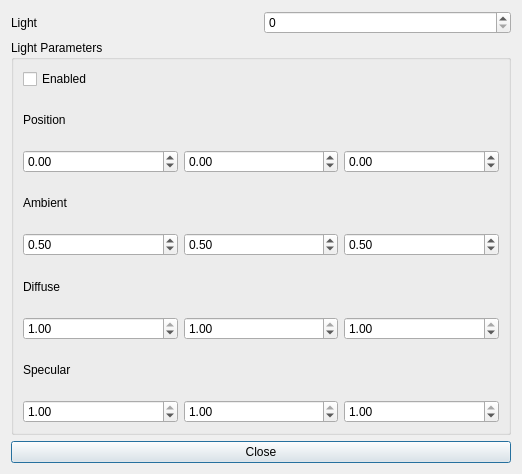
<?xml version="1.0" encoding="UTF-8"?>
<ui version="4.0">
 <class>LightsDialog</class>
 <widget class="QDialog" name="LightsDialog">
  <property name="geometry">
   <rect>
    <x>0</x>
    <y>0</y>
    <width>522</width>
    <height>474</height>
   </rect>
  </property>
  <property name="windowTitle">
   <string>Lights Manager</string>
  </property>
  <layout class="QGridLayout" name="m_mainGridLayout">
   <item row="3" column="0" rowspan="2" colspan="2">
    <widget class="QGroupBox" name="m_lightGroupBox">
     <property name="title">
      <string>Light Parameters</string>
     </property>
     <property name="flat">
      <bool>false</bool>
     </property>
     <property name="checkable">
      <bool>false</bool>
     </property>
     <layout class="QGridLayout" name="m_lightGroupGridLayout">
      <item row="0" column="0" colspan="3">
       <widget class="QCheckBox" name="m_active">
        <property name="toolTip">
         <string>Enable/Disable the light</string>
        </property>
        <property name="text">
         <string>Enabled</string>
        </property>
       </widget>
      </item>
      <item row="2" column="0">
       <widget class="QDoubleSpinBox" name="m_posX">
        <property name="toolTip">
         <string>Light X Coordinate</string>
        </property>
        <property name="minimum">
         <double>-100.000000000000000</double>
        </property>
        <property name="maximum">
         <double>100.000000000000000</double>
        </property>
        <property name="singleStep">
         <double>0.100000000000000</double>
        </property>
       </widget>
      </item>
      <item row="4" column="2">
       <widget class="QDoubleSpinBox" name="m_ambientB">
        <property name="toolTip">
         <string>Ambient Blue Channel</string>
        </property>
        <property name="buttonSymbols">
         <enum>QAbstractSpinBox::UpDownArrows</enum>
        </property>
        <property name="maximum">
         <double>1.000000000000000</double>
        </property>
        <property name="singleStep">
         <double>0.100000000000000</double>
        </property>
        <property name="value">
         <double>0.500000000000000</double>
        </property>
       </widget>
      </item>
      <item row="6" column="1">
       <widget class="QDoubleSpinBox" name="m_diffuseG">
        <property name="toolTip">
         <string>Diffuse Green Channel</string>
        </property>
        <property name="maximum">
         <double>1.000000000000000</double>
        </property>
        <property name="singleStep">
         <double>0.100000000000000</double>
        </property>
        <property name="value">
         <double>1.000000000000000</double>
        </property>
       </widget>
      </item>
      <item row="8" column="0">
       <widget class="QDoubleSpinBox" name="m_specularR">
        <property name="toolTip">
         <string>Specular Red Channel</string>
        </property>
        <property name="maximum">
         <double>1.000000000000000</double>
        </property>
        <property name="singleStep">
         <double>0.100000000000000</double>
        </property>
        <property name="value">
         <double>1.000000000000000</double>
        </property>
       </widget>
      </item>
      <item row="6" column="2">
       <widget class="QDoubleSpinBox" name="m_diffuseB">
        <property name="toolTip">
         <string>Diffuse Blue Channel</string>
        </property>
        <property name="maximum">
         <double>1.000000000000000</double>
        </property>
        <property name="singleStep">
         <double>0.100000000000000</double>
        </property>
        <property name="value">
         <double>1.000000000000000</double>
        </property>
       </widget>
      </item>
      <item row="6" column="0">
       <widget class="QDoubleSpinBox" name="m_diffuseR">
        <property name="toolTip">
         <string>Diffuse Red Channel</string>
        </property>
        <property name="maximum">
         <double>1.000000000000000</double>
        </property>
        <property name="singleStep">
         <double>0.100000000000000</double>
        </property>
        <property name="value">
         <double>1.000000000000000</double>
        </property>
       </widget>
      </item>
      <item row="4" column="0">
       <widget class="QDoubleSpinBox" name="m_ambientR">
        <property name="toolTip">
         <string>Ambient Red Channel</string>
        </property>
        <property name="buttonSymbols">
         <enum>QAbstractSpinBox::UpDownArrows</enum>
        </property>
        <property name="maximum">
         <double>1.000000000000000</double>
        </property>
        <property name="singleStep">
         <double>0.100000000000000</double>
        </property>
        <property name="value">
         <double>0.500000000000000</double>
        </property>
       </widget>
      </item>
      <item row="2" column="1">
       <widget class="QDoubleSpinBox" name="m_posY">
        <property name="toolTip">
         <string>Light Y Coordinate</string>
        </property>
        <property name="minimum">
         <double>-100.000000000000000</double>
        </property>
        <property name="maximum">
         <double>100.000000000000000</double>
        </property>
        <property name="singleStep">
         <double>0.100000000000000</double>
        </property>
       </widget>
      </item>
      <item row="4" column="1">
       <widget class="QDoubleSpinBox" name="m_ambientG">
        <property name="toolTip">
         <string>Ambient Green Channel</string>
        </property>
        <property name="buttonSymbols">
         <enum>QAbstractSpinBox::UpDownArrows</enum>
        </property>
        <property name="maximum">
         <double>1.000000000000000</double>
        </property>
        <property name="singleStep">
         <double>0.100000000000000</double>
        </property>
        <property name="value">
         <double>0.500000000000000</double>
        </property>
       </widget>
      </item>
      <item row="1" column="0" colspan="3">
       <widget class="QLabel" name="s_positionLabel">
        <property name="text">
         <string>Position</string>
        </property>
       </widget>
      </item>
      <item row="3" column="0" colspan="3">
       <widget class="QLabel" name="s_ambientLabel">
        <property name="text">
         <string>Ambient</string>
        </property>
       </widget>
      </item>
      <item row="5" column="0" colspan="3">
       <widget class="QLabel" name="s_diffuseLabel">
        <property name="text">
         <string>Diffuse</string>
        </property>
       </widget>
      </item>
      <item row="2" column="2">
       <widget class="QDoubleSpinBox" name="m_posZ">
        <property name="toolTip">
         <string>Light Z Coordinate</string>
        </property>
        <property name="minimum">
         <double>-100.000000000000000</double>
        </property>
        <property name="maximum">
         <double>100.000000000000000</double>
        </property>
        <property name="singleStep">
         <double>0.100000000000000</double>
        </property>
       </widget>
      </item>
      <item row="7" column="0" colspan="3">
       <widget class="QLabel" name="s_specularLabel">
        <property name="text">
         <string>Specular</string>
        </property>
       </widget>
      </item>
      <item row="8" column="1">
       <widget class="QDoubleSpinBox" name="m_specularG">
        <property name="toolTip">
         <string>Specular Green Channel</string>
        </property>
        <property name="maximum">
         <double>1.000000000000000</double>
        </property>
        <property name="singleStep">
         <double>0.100000000000000</double>
        </property>
        <property name="value">
         <double>1.000000000000000</double>
        </property>
       </widget>
      </item>
      <item row="8" column="2">
       <widget class="QDoubleSpinBox" name="m_specularB">
        <property name="toolTip">
         <string>Specular Blue Channel</string>
        </property>
        <property name="maximum">
         <double>1.000000000000000</double>
        </property>
        <property name="singleStep">
         <double>0.100000000000000</double>
        </property>
        <property name="value">
         <double>1.000000000000000</double>
        </property>
       </widget>
      </item>
     </layout>
    </widget>
   </item>
   <item row="2" column="1">
    <widget class="QSpinBox" name="m_lightSelect">
     <property name="toolTip">
      <string>Pick the light ID</string>
     </property>
     <property name="frame">
      <bool>true</bool>
     </property>
     <property name="maximum">
      <number>3</number>
     </property>
    </widget>
   </item>
   <item row="2" column="0">
    <widget class="QLabel" name="s_lightLabel">
     <property name="text">
      <string>Light</string>
     </property>
    </widget>
   </item>
   <item row="5" column="0" colspan="2">
    <widget class="QPushButton" name="m_closeButton">
     <property name="toolTip">
      <string>Close this window</string>
     </property>
     <property name="text">
      <string>Close</string>
     </property>
    </widget>
   </item>
  </layout>
 </widget>
 <resources/>
 <connections/>
</ui>
